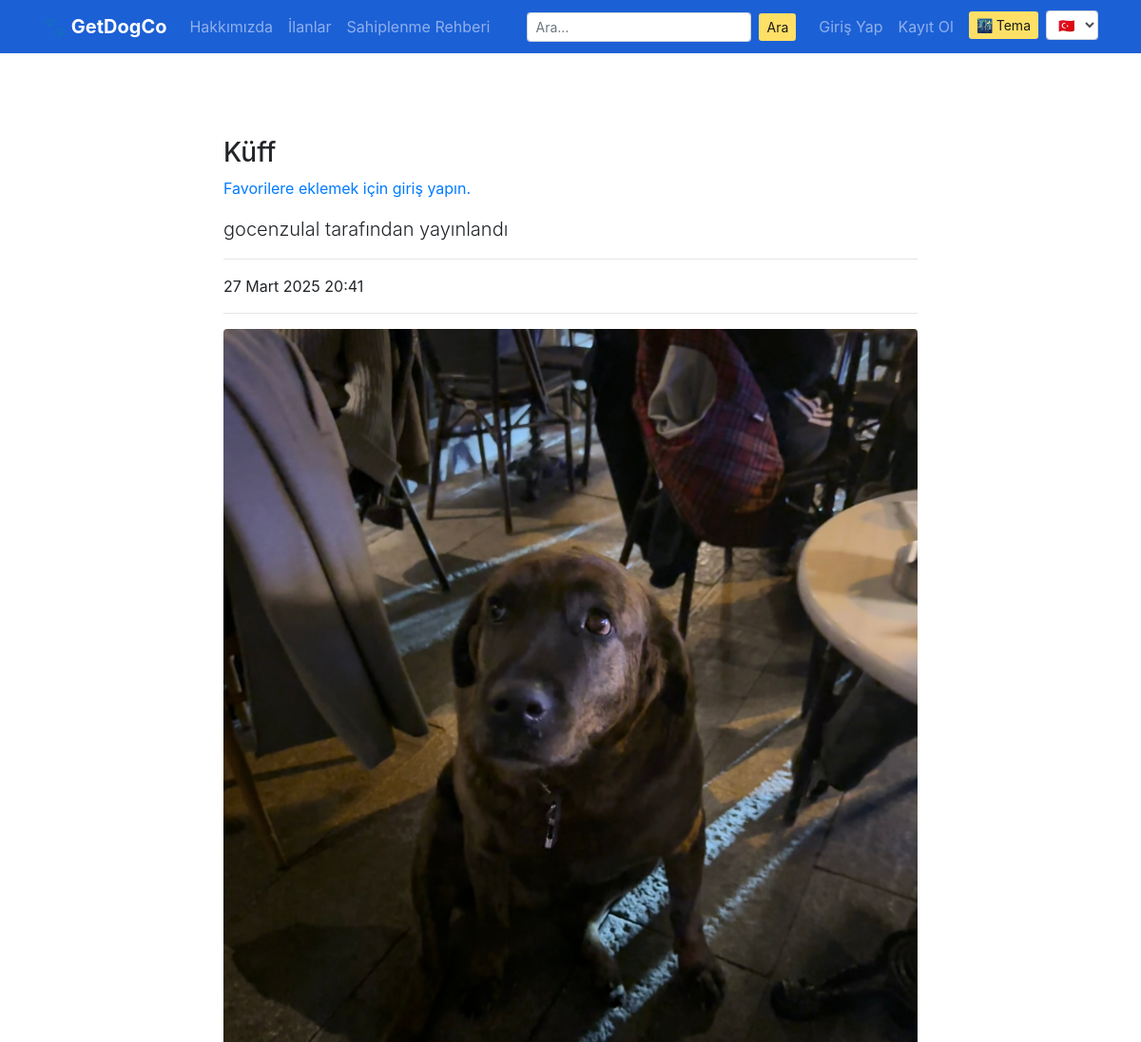
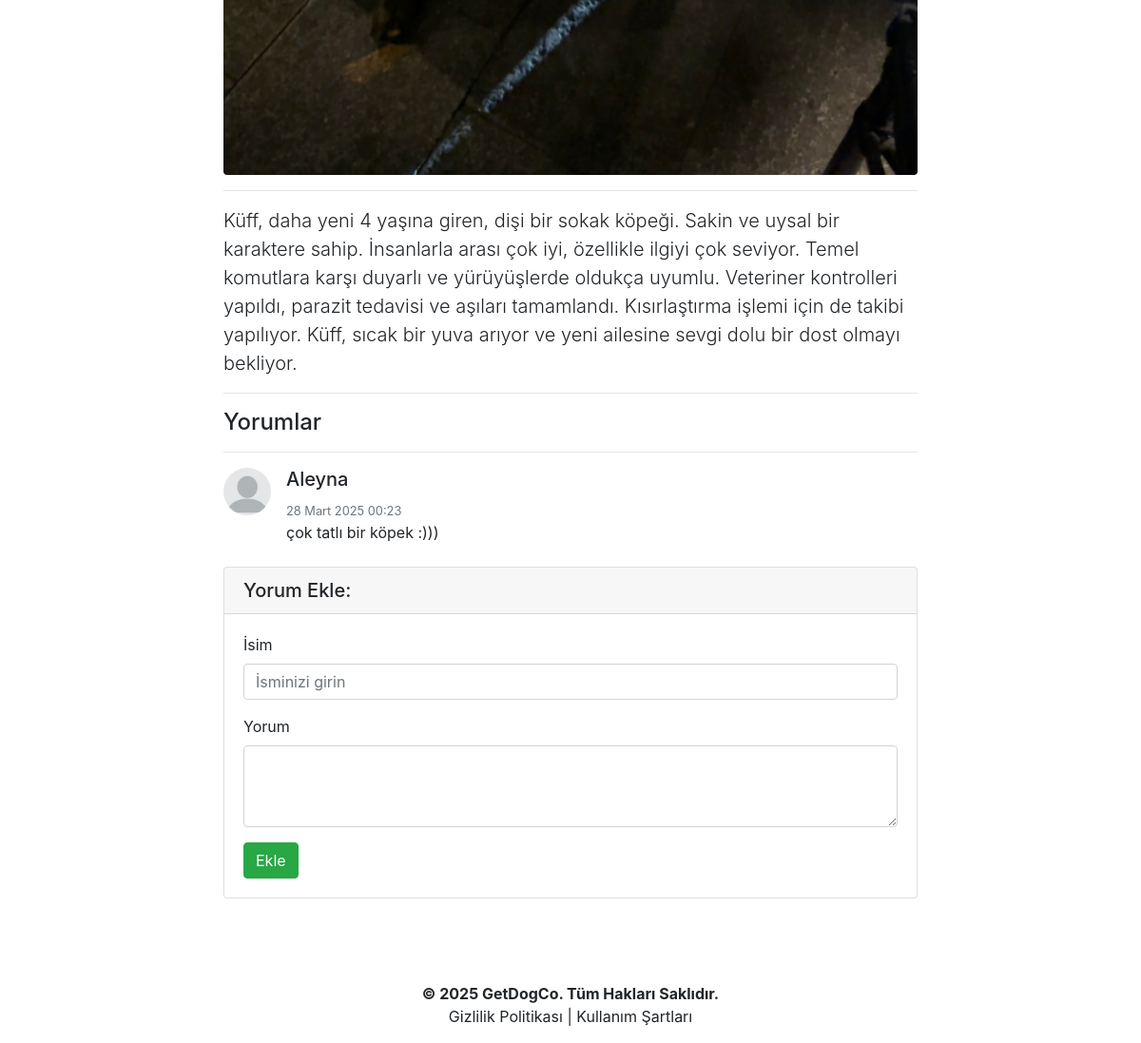
/tr/post/4/, run on the app's committed database (2 pictures, top to bottom).
### getdogco/models.py (models this page shows, shortened)
class DogAdoptionPost(models.Model):
    owner = models.ForeignKey("auth.User", on_delete=models.CASCADE, verbose_name="Sahiplenen Kullanıcı")
    title = models.CharField(max_length=100, verbose_name="İlan Başlığı")
    description = RichTextField(verbose_name="Açıklama")
    breed = models.CharField(max_length=50, verbose_name="Köpek Irkı")
    age = models.IntegerField(verbose_name="Köpek Yaşı")
    location = models.CharField(max_length=100, verbose_name="Konum")
    created_date = models.DateTimeField(auto_now_add=True, verbose_name="Oluşturulma Tarihi")
    dog_image = models.ImageField(upload_to='dog_images/', blank=True, null=True, verbose_name="Köpek Fotoğrafı")
    class Meta:
        ordering = ['-created_date']

class AdoptionComment(models.Model):
    post = models.ForeignKey(DogAdoptionPost, on_delete=models.CASCADE, verbose_name="İlan", related_name="comments")
    user = models.ForeignKey(User, on_delete=models.CASCADE, verbose_name="Yorum Sahibi", null=True, blank=True)
    comment_author = models.CharField(max_length=50, verbose_name="Yorum Sahibi")
    comment_content = models.TextField(verbose_name="Yorum")
    comment_date = models.DateTimeField(auto_now_add=True, verbose_name="Yorum Tarihi")
    class Meta:
        ordering = ['-comment_date']

### getdogco/views.py (the view)
# urls.py: path('post/<int:id>/', views.postDetail, name='post_detail'),
def postDetail(request, id):
    post = get_object_or_404(DogAdoptionPost, id=id)
    comments = AdoptionComment.objects.filter(post=post)
    is_favorited = False
    if request.user.is_authenticated:
        is_favorited = Favorite.objects.filter(user=request.user, post=post).exists()
    return render(request, "post_detail.html", {
        "post": post,
        "comments": comments,
        "is_favorited": is_favorited
    })

### templates/post_detail.html (shortened to what this page needs)
{% extends "layout.html" %}
{% load i18n %}
{% block body %}
<div class="row justify-content-center">
  <div class="col-lg-8 col-md-10 col-sm-12">
    <h3 class="mt-4">{{ post.title }}</h3>
    {% if user.is_authenticated %}
      {% if is_favorited %}
        <form method="POST" action="{% url 'getdogco:remove_favorite' post.id %}">
          {% csrf_token %}
          <button type="submit" class="btn btn-danger mb-3">❤️ {% trans "Favorilerden Çıkar" %}</button>
        </form>
      {% else %}
        <form method="POST" action="{% url 'getdogco:add_favorite' post.id %}">
          {% csrf_token %}
          <button type="submit" class="btn btn-outline-danger mb-3">🤍 {% trans "Favorilere Ekle" %}</button>
        </form>
      {% endif %}
    {% else %}
      <p><a href="{% url 'login' %}">{% trans "Favorilere eklemek için giriş yapın." %}</a></p>
    {% endif %}
    <p class="lead">
      {{ post.owner.username }} {% trans "tarafından yayınlandı" %}
    </p>
    <hr>
    <p>{{ post.created_date }}</p>
    <hr>
    {% if post.dog_image %}
    <img class="img-fluid rounded" src="{{ post.dog_image.url }}" alt="{% trans 'Köpek Fotoğrafı' %}">
    {% endif %}
    <hr>
    <p class="lead">
      {{ post.description|safe }}
    </p>
    <hr>
    <h4>{% trans "Yorumlar" %}</h4>
    <hr>
    {% if comments %}
      {% for comment in comments %}
        <div class="media mb-4">
          <img class="rounded-circle img-fluid mr-3" style="max-width: 50px;"
               src="{% if comment.user.profile.image %}{{ comment.user.profile.image.url }}{% else %}/media/profile_pics/default.jpg{% endif %}"
               alt="{% trans 'Profil Resmi' %}"
               onerror="this.onerror=null;this.src='/media/profile_pics/default.jpg';">
          <div class="media-body">
            <h5 class="mt-0">{{ comment.comment_author }}</h5>
            <small class="text-muted">{{ comment.comment_date }}</small><br>
            {{ comment.comment_content }}
          </div>
        </div>
      {% endfor %}
    {% else %}
      <div class="alert alert-warning">
        {% trans "Bu ilana henüz yorum yazılmamış. İlk yorumu siz yapın!" %}
      </div>
    {% endif %}
    <div class="card my-4">
      <h5 class="card-header">{% trans "Yorum Ekle:" %}</h5>
      <div class="card-body">
        <form method="post" action="{% url 'getdogco:add_comment' post.id %}">
          <div class="form-group">
            <label for="formGroupExampleInput">{% trans "İsim" %}</label>
            <input name="comment_author" type="text" class="form-control" id="formGroupExampleInput" placeholder="{% trans 'İsminizi girin' %}">
          </div>
          <div class="form-group">
            <label for="formGroupExampleInput">{% trans "Yorum" %}</label>
            <textarea name="comment_content" class="form-control" rows="3"></textarea>
          </div>
          <button type="submit" class="btn btn-success">{% trans "Ekle" %}</button>
        </form>
      </div>
    </div>
  </div>
</div>
{% endblock body %}

### static/css/style.css (style rules this page uses)
html, body { height: 100%; margin: 0; }
body { display: flex; flex-direction: column; min-height: 100vh; }

### data on the page
DogAdoptionPost: title "Küff", owner.username "gocenzulal", created_date "27 Mart 2025 20:41", dog_image (picture), description "Küff, daha yeni 4 yaşına giren, dişi bir sokak köpeği. Sakin ve uysal bir karaktere sahip. İnsanlarla arası çok iyi, özellikle ilgiyi çok seviyor. Temel komutlara karşı duyarlı ve yürüyüşlerde oldukça uyumlu. Veteriner kontrolleri yapıldı, parazit tedavisi ve aşıları tamamlandı. Kısırlaştırma işlemi için de takibi yapılıyor. Küff, sıcak bir yuva arıyor ve yeni ailesine sevgi dolu bir dost olmayı bekliyor."
AdoptionComment: comment_author "Aleyna", comment_date "28 Mart 2025 00:23", comment_content "çok tatlı bir köpek :)))"
